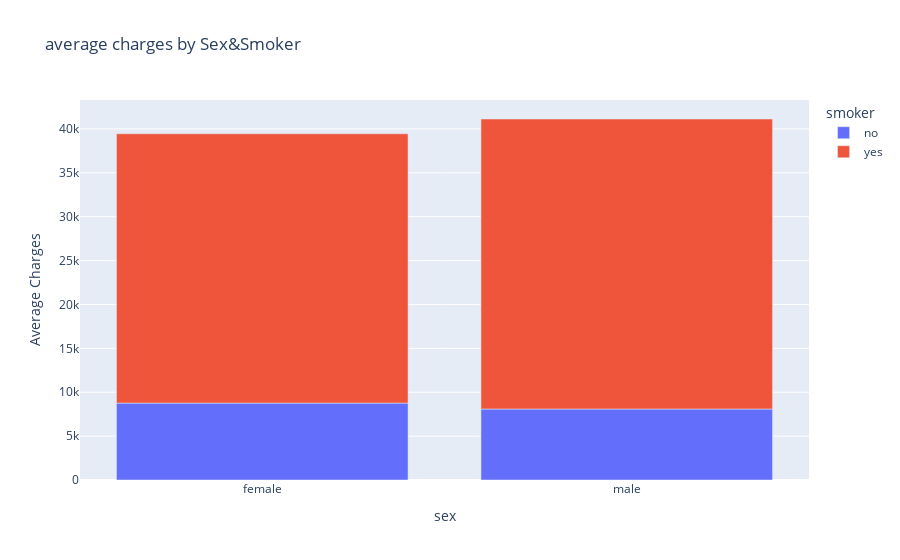

Notebook cell for this chart:
### Code cell
l=df.groupby(['sex','smoker'])['charges'].mean().reset_index()
px.bar(data_frame=l,x='sex',y='charges',color='smoker',labels={'charges':'Average Charges'},title='average charges by Sex&Smoker')

### Figure 1 — Plotly figure (JSON) as saved in the notebook; plotly's stock layout.template omitted (floating-point values rounded to 4 significant figures)
{"data": [{"alignmentgroup": "True", "hovertemplate": "smoker=no<br>sex=%{x}<br>Average Charges=%{y}<extra></extra>", "legendgroup": "no", "marker": {"color": "#636efa", "pattern": {"shape": ""}}, "name": "no", "offsetgroup": "no", "orientation": "v", "showlegend": true, "textposition": "auto", "type": "bar", "x": ["female", "male"], "xaxis": "x", "y": [8762.0, 8087.0], "yaxis": "y"}, {"alignmentgroup": "True", "hovertemplate": "smoker=yes<br>sex=%{x}<br>Average Charges=%{y}<extra></extra>", "legendgroup": "yes", "marker": {"color": "#EF553B", "pattern": {"shape": ""}}, "name": "yes", "offsetgroup": "yes", "orientation": "v", "showlegend": true, "textposition": "auto", "type": "bar", "x": ["female", "male"], "xaxis": "x", "y": [30680.0, 33040.0], "yaxis": "y"}], "layout": {"barmode": "relative", "legend": {"title": {"text": "smoker"}, "tracegroupgap": 0}, "title": {"text": "average charges by Sex&Smoker"}, "xaxis": {"anchor": "y", "domain": [0, 1], "title": {"text": "sex"}}, "yaxis": {"anchor": "x", "domain": [0, 1], "title": {"text": "Average Charges"}}}}
